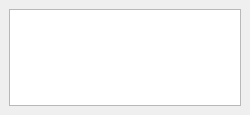
<?xml version="1.0" encoding="UTF-8"?>
<ui version="4.0">
 <class>TrackingSetDockWidget</class>
 <widget class="QDockWidget" name="TrackingSetDockWidget">
  <property name="geometry">
   <rect>
    <x>0</x>
    <y>0</y>
    <width>250</width>
    <height>115</height>
   </rect>
  </property>
  <property name="minimumSize">
   <size>
    <width>91</width>
    <height>50</height>
   </size>
  </property>
  <property name="windowTitle">
   <string>Tracking Sets</string>
  </property>
  <widget class="QWidget" name="dockWidgetContents">
   <layout class="QVBoxLayout" name="verticalLayout">
    <item>
     <widget class="QListWidget" name="listWidget"/>
    </item>
   </layout>
  </widget>
 </widget>
 <resources/>
 <connections/>
</ui>
